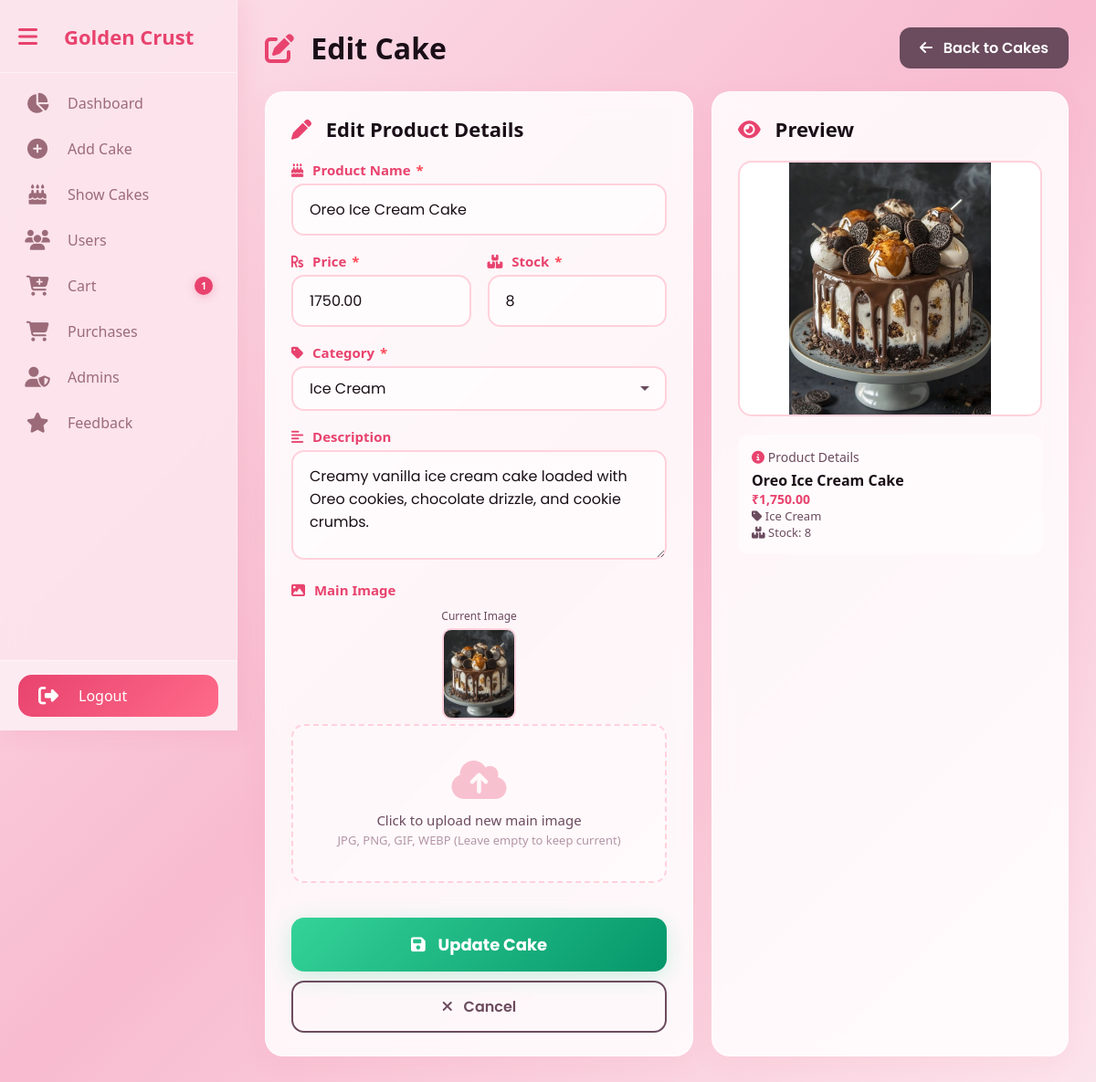
Screenshot of /admin/edit_cake.php?id=48 (signed in) with the database file from the repository.
### tables this page shows
CREATE TABLE `cakes` (
  `id` int(11) NOT NULL,
  `itemname` varchar(255) NOT NULL,
  `categories` enum('Chocolate','Fruit','Bundt','Velvet','Celebration','Ice Cream','Cupcake','Roll','Pastry') NOT NULL,
  `price` decimal(10,2) NOT NULL,
  `img` varchar(255) DEFAULT NULL,
  `description` text DEFAULT NULL,
  `stock` int(11) NOT NULL DEFAULT 0,
  `created_at` timestamp NOT NULL DEFAULT current_timestamp()
);

### admin/edit_cake.php (the view, shortened to what this page needs)
<?php
$conn = mysqli_connect("localhost", "root", "", "golden_crust");
$cake_data = null;
if (isset($_GET['id'])) {
    $id = intval($_GET['id']);
    $query = "SELECT * FROM cakes WHERE id = '$id'";
    $result = mysqli_query($conn, $query);
    if (mysqli_num_rows($result) > 0) {
        $cake_data = mysqli_fetch_assoc($result);
    } else {
        header("Location: show_cakes.php?msg=not_found");
        exit();
    }
} else {
    header("Location: show_cakes.php");
    exit();
}
?>
<!DOCTYPE html>
<html>
<head>
    <link rel="stylesheet" href="https://cdnjs.cloudflare.com/ajax/libs/font-awesome/6.4.0/css/all.min.css">
</head>
<body>
<?php include "includes/sidebar.php"; ?>
<div class="main" id="main">
    <div class="page-header">
        <div class="title">
            <i class="fas fa-edit"></i> Edit Cake
        </div>
        <a href="show_cakes.php" class="btn-back">
            <i class="fas fa-arrow-left"></i> Back to Cakes
        </a>
    </div>
    <?php if($cake_data): ?>
    <div class="container">
        <div class="form-box">
            <h2><i class="fas fa-pen"></i> Edit Product Details</h2>
            <form method="POST" enctype="multipart/form-data">
                <div class="form-group">
                    <label><i class="fas fa-cake"></i> Product Name <span class="required">*</span></label>
                    <input type="text" name="itemname" class="form-control" placeholder="Enter product name" value="<?php echo htmlspecialchars($cake_data['itemname']); ?>" required>
                </div>
                <div class="form-row">
                    <div class="form-group">
                        <label><i class="fas fa-rupee-sign"></i> Price <span class="required">*</span></label>
                        <input type="number" name="price" class="form-control" placeholder="0.00" step="0.01" value="<?php echo $cake_data['price']; ?>" required>
                    </div>
                    <div class="form-group">
                        <label><i class="fas fa-boxes"></i> Stock <span class="required">*</span></label>
                        <input type="number" name="stock" class="form-control" placeholder="Quantity" value="<?php echo $cake_data['stock']; ?>" required>
                    </div>
                </div>
                <div class="form-group">
                    <label><i class="fas fa-tag"></i> Category <span class="required">*</span></label>
                    <select name="categories" class="form-control" required>
                        <option value="Ice Cream" <?php echo ($cake_data['categories'] == 'Ice Cream') ? 'selected' : ''; ?>>Ice Cream</option>
                    </select>
                </div>
                <div class="form-group">
                    <label><i class="fas fa-align-left"></i> Description</label>
                    <textarea name="description" class="form-control" placeholder="Enter product description"><?php echo htmlspecialchars($cake_data['description']); ?></textarea>
                </div>
                <div class="form-group">
                    <label><i class="fas fa-image"></i> Main Image</label>
                    <?php if(!empty($cake_data['img'])): ?>
                        <div class="current-image">
                            <span class="label">Current Image</span>
                            <img src="uploads/<?php echo $cake_data['img']; ?>" alt="Current Image">
                        </div>
                    <?php endif; ?>
                    <div class="file-upload-wrapper">
                        <i class="fas fa-cloud-upload-alt"></i>
                        <p>Click to upload new main image</p>
                        <span class="hint">JPG, PNG, GIF, WEBP (Leave empty to keep current)</span>
                    </div>
                </div>
                <button type="submit" name="submit" class="btn-submit">
                    <i class="fas fa-save"></i> Update Cake
                </button>
                <a href="show_cakes.php" class="btn-cancel">
                    <i class="fas fa-times"></i> Cancel
                </a>
            </form>
        </div>
        <div class="preview-box">
            <h2><i class="fas fa-eye"></i> Preview</h2>
            <img id="mainPreview" class="main-preview" src="<?php echo !empty($cake_data['img']) ? 'uploads/'.$cake_data['img'] : ''; ?>"
                 onerror="this.style.display='none'; this.nextElementSibling.style.display='flex';">
            <div style="margin-top: 20px; padding: 15px; background: rgba(255,255,255,0.5); border-radius: 12px;">
                <p style="font-size: 14px; color: #6b4b5e; margin-bottom: 5px;">
                    <i class="fas fa-info-circle" style="color: #e8436e;"></i> Product Details
                </p>
                <p style="font-size: 16px; font-weight: 600; color: #1a0f17;" id="previewName">
                    <?php echo htmlspecialchars($cake_data['itemname']); ?>
                </p>
                <p style="font-size: 14px; color: #e8436e; font-weight: 600;" id="previewPrice">
                    ₹<?php echo number_format($cake_data['price'], 2); ?>
                </p>
                <p style="font-size: 13px; color: #6b4b5e;" id="previewCategory">
                    <i class="fas fa-tag"></i> <?php echo htmlspecialchars($cake_data['categories']); ?>
                </p>
                <p style="font-size: 13px; color: #6b4b5e;" id="previewStock">
                    <i class="fas fa-boxes"></i> Stock: <?php echo $cake_data['stock']; ?>
                </p>
            </div>
        </div>
    </div>
    <?php endif; ?>
</div>
</body>
</html>

### admin/edit_cake.php (style rules this page uses)
* { margin: 0; padding: 0; box-sizing: border-box; }
body { font-family: 'Poppins', sans-serif; background: linear-gradient(135deg, #fce4ec, #f8bbd0, #fce4ec); min-height: 100vh; }
.main { margin-left: 85px; padding: 30px; transition: margin-left 0.35s ease; min-height: 100vh; }
.main.shift { margin-left: 260px; }
.page-header { display: flex; align-items: center; justify-content: space-between; flex-wrap: wrap; gap: 15px; margin-bottom: 25px; }
.page-header .title { font-size: 32px; font-weight: 800; color: #1a0f17; }
.page-header .title i { color: #e8436e; margin-right: 10px; }
.btn-back { display: inline-block; padding: 10px 22px; background: #6b4b5e; color: #fff; border-radius: 12px; text-decoration: none; font-weight: 600; transition: 0.3s; font-family: 'Poppins', sans-serif; }
.btn-back i { margin-right: 8px; }
.container { display: grid; grid-template-columns: 1.2fr 1fr; gap: 20px; }
.form-box, .preview-box { background: rgba(255, 255, 255, 0.85); backdrop-filter: blur(10px); border-radius: 20px; padding: 25px 28px; border: 1px solid rgba(255, 255, 255, 0.6); box-shadow: 0 8px 30px rgba(232, 67, 110, 0.06); transition: 0.3s; }
.form-box h2, .preview-box h2 { font-size: 22px; font-weight: 700; color: #1a0f17; margin-bottom: 20px; }
.form-box h2 i, .preview-box h2 i { color: #e8436e; margin-right: 10px; }
.form-group { margin-bottom: 18px; }
.form-group label { display: block; color: #e8436e; font-size: 15px; font-weight: 600; margin-bottom: 5px; }
.form-group label i { margin-right: 6px; }
.form-group label .required { color: #ff4757; margin-left: 2px; }
.form-control { width: 100%; padding: 14px 18px; border: 2px solid #ffd1dc; border-radius: 14px; outline: none; font-size: 16px; font-family: 'Poppins', sans-serif; transition: 0.3s; background: rgba(255, 255, 255, 0.6); color: #1a0f17; }
.form-control::placeholder { color: #b395a5; }
textarea.form-control { resize: vertical; min-height: 120px; }
select.form-control { appearance: none; background-repeat: no-repeat; background-position: right 16px center; padding-right: 40px; cursor: pointer; }
.form-row { display: grid; grid-template-columns: 1fr 1fr; gap: 18px; }
.file-upload-wrapper { border: 2px dashed #ffd1dc; border-radius: 14px; padding: 35px 20px; text-align: center; transition: 0.3s; cursor: pointer; position: relative; background: rgba(255, 255, 255, 0.3); }
.file-upload-wrapper i { font-size: 48px; color: #e8436e; opacity: 0.3; display: block; margin-bottom: 10px; }
.file-upload-wrapper p { color: #6b4b5e; font-size: 15px; }
.file-upload-wrapper .hint { font-size: 13px; color: #b395a5; }
.main-preview { width: 100%; height: 280px; object-fit: contain; border: 2px solid #ffd1dc; border-radius: 15px; display: block; background: #fff; }
.btn-submit { width: 100%; margin-top: 20px; padding: 16px; border: none; border-radius: 14px; background: linear-gradient(135deg, #34d399, #059669); color: #fff; font-size: 18px; font-weight: 700; font-family: 'Poppins', sans-serif; cursor: pointer; transition: 0.3s; box-shadow: 0 6px 25px rgba(52, 211, 153, 0.25); }
.btn-submit i { margin-right: 10px; }
.btn-cancel { width: 100%; padding: 14px; border: 2px solid #6b4b5e; border-radius: 14px; background: transparent; color: #6b4b5e; font-size: 16px; font-weight: 600; font-family: 'Poppins', sans-serif; cursor: pointer; transition: 0.3s; margin-top: 10px; text-decoration: none; display: inline-block; text-align: center; }
.btn-cancel i { margin-right: 8px; }
.current-image { margin-top: 10px; text-align: center; }
.current-image img { max-width: 100px; max-height: 100px; border-radius: 10px; border: 2px solid #ffd1dc; object-fit: cover; }
.current-image .label { display: block; font-size: 12px; color: #6b4b5e; margin-bottom: 5px; }

### admin/includes/sidebar.php (style rules this page uses)
* { margin:0; padding:0; box-sizing:border-box; font-family:'Segoe UI',sans-serif; }
.main { margin-left:85px; transition:margin-left 0.35s ease; min-height:100vh; width: calc(100% - 85px); }
.main.shift { margin-left:260px; width: calc(100% - 260px); }

### rows the page displays
cakes: itemname "Oreo Ice Cream Cake", price "1750.00", stock "8", categories "Ice Cream", description "Creamy vanilla ice cream cake loaded with Oreo cookies, chocolate drizzle, and cookie crumbs.", img (picture), price "1,750.00"

### other values shown
$cart_count "1"
